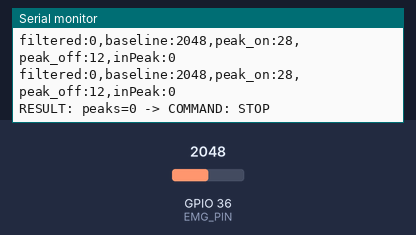
Bench run of a sketch on a simulated ESP32. Parts: the last lines printed to the serial monitor. Inputs (shaded band) come from the test bench; at power-on: GPIO 36 (EMG_PIN) = 2048 (analog values on the 0–4095 scale).

Above: at 8.7 s.
8.8 s: GPIO 36 (EMG_PIN) set to 2047
At 9.6 s:
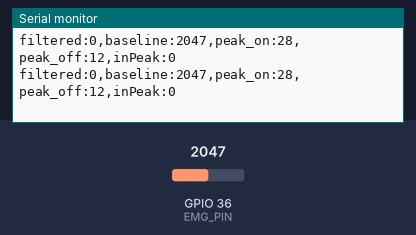
11.8 s: GPIO 36 (EMG_PIN) set to 2144
At 15.5 s:
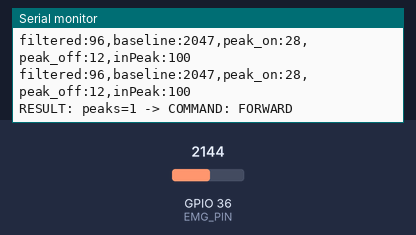
Timing chart, 0 to 15.8 s (numbered marks = the images above; inputs shaded):
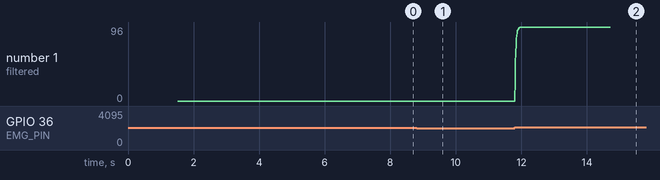

Measured:
- the behaviour switches between 2079 and 2080 on GPIO 36 (EMG_PIN) (found by bisection; images 1 and 2)
- after the input at 8.8 s, the serial monitor: prints a new line at once (image 1)
- after the input at 11.8 s, the serial monitor: prints a new line at once (image 2)
- plotted number 1: 0 → 96 after the input at 11.8 s

The sketch:

emg_peak_commands.ino
```cpp
const int EMG_PIN = 36;

// Пороги для сигнала относительно baseline
const int PEAK_ON     = 28;
const int REARM_LEVEL = 12;
const int MIN_GAP_MS  = 280;

// Окно команд
const unsigned long WINDOW_MS = 6000;
const unsigned long PAUSE_MS  = 1200;

// Фильтрация
float fastFiltered = 0;
float baseline = 0;
float emgSignal = 0;

// Состояния
bool armed = true;
int peakCount = 0;

unsigned long lastTriggerTime = 0;
unsigned long windowStart = 0;
bool windowActive = false;

void setup() {
  Serial.begin(115200);

  analogReadResolution(12);
  analogSetPinAttenuation(EMG_PIN, ADC_11db);

  delay(1000);

  long sum = 0;
  for (int i = 0; i < 100; i++) {
    sum += analogRead(EMG_PIN);
    delay(5);
  }
  baseline = sum / 100.0;
  fastFiltered = baseline;

  Serial.print("INITIAL BASELINE = ");
  Serial.println(baseline);

  startNewWindow();
}

void loop() {
  int raw = analogRead(EMG_PIN);

  fastFiltered = 0.7 * fastFiltered + 0.3 * raw;

  if (armed) {
    baseline = 0.995 * baseline + 0.005 * fastFiltered;
  }

  emgSignal = fastFiltered - baseline;
  if (emgSignal < 0) emgSignal = 0;

  unsigned long now = millis();

  if (armed && emgSignal > PEAK_ON && (now - lastTriggerTime >= MIN_GAP_MS)) {
    peakCount++;
    lastTriggerTime = now;
    armed = false;

    Serial.print("PEAK #");
    Serial.print(peakCount);
    Serial.print(" | val=");
    Serial.println((int)emgSignal);
  }

  if (!armed && emgSignal < REARM_LEVEL) {
    armed = true;
  }

  if (windowActive && (now - windowStart >= WINDOW_MS)) {
    String cmd = decodeCommand(peakCount);

    Serial.print("RESULT: peaks=");
    Serial.print(peakCount);
    Serial.print(" -> COMMAND: ");
    Serial.println(cmd);

    windowActive = false;
    delay(PAUSE_MS);
    startNewWindow();
  }

  Serial.print("filtered:");
  Serial.print((int)emgSignal);
  Serial.print(",");

  Serial.print("baseline:");
  Serial.print((int)baseline);
  Serial.print(",");

  Serial.print("peak_on:");
  Serial.print(PEAK_ON);
  Serial.print(",");

  Serial.print("peak_off:");
  Serial.print(REARM_LEVEL);
  Serial.print(",");

  Serial.print("inPeak:");
  Serial.println(armed ? 0 : 100);

  delay(10);
}

void startNewWindow() {
  peakCount = 0;
  armed = true;
  windowStart = millis();
  windowActive = true;

  Serial.println("---- NEW WINDOW ----");
}

String decodeCommand(int count) {
  if (count == 0) return "STOP";
  if (count == 1) return "FORWARD";
  if (count == 2) return "BACKWARD";
  if (count == 3) return "LEFT";
  return "RIGHT";
}
```
